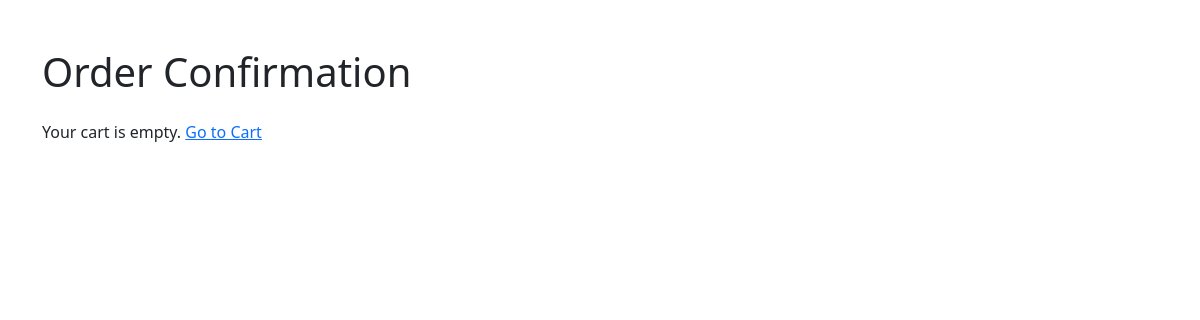
The app's page /buy/ (signed in), older data.
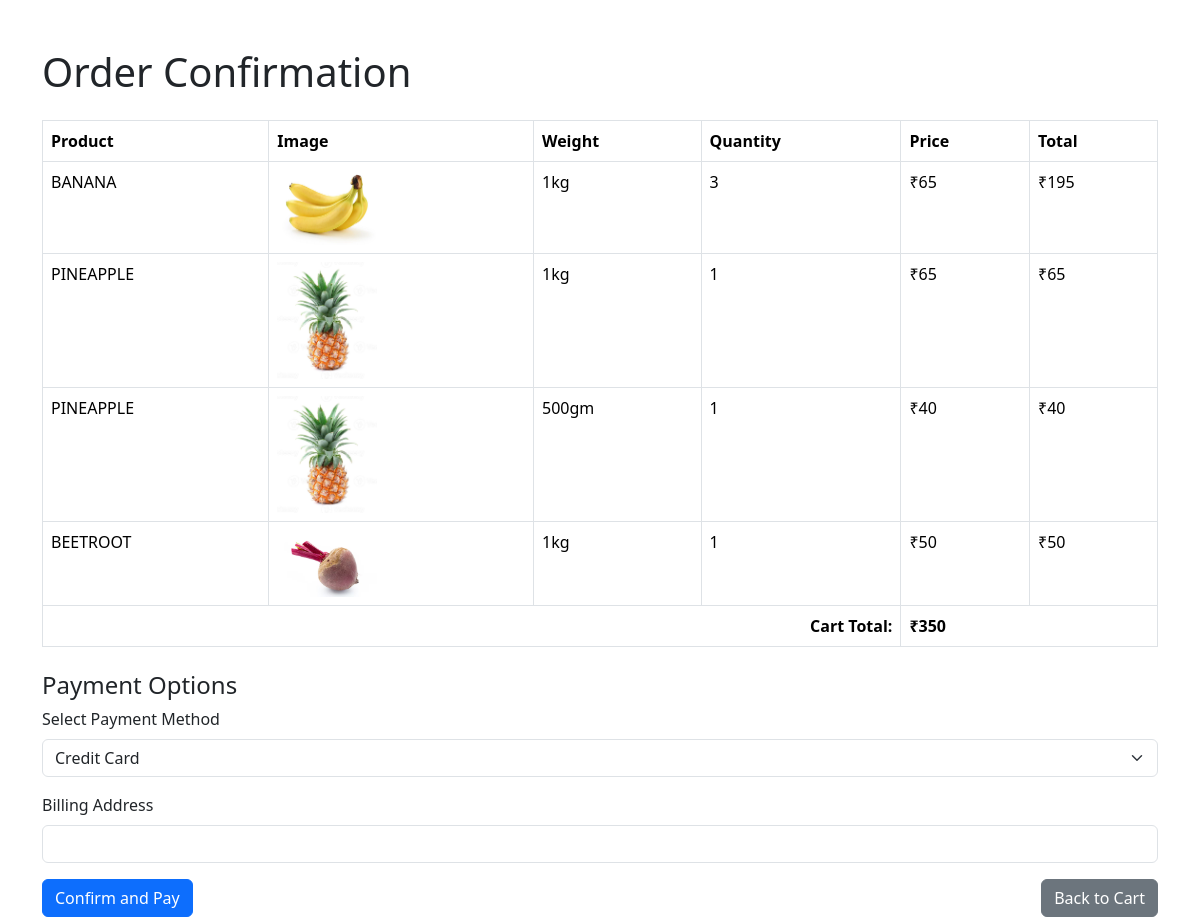
The same page, newer data.
### app/models.py (models this page shows)
class Product(models.Model):
     pid=models.TextField()
     name=models.TextField()
     disc=models.TextField()
     img=models.FileField()
     cat_id=models.ForeignKey(Category,on_delete=models.CASCADE)

class Weight(models.Model):
     product=models.ForeignKey(Product,on_delete=models.CASCADE)
     price=models.IntegerField()
     offer_price=models.IntegerField()
     product_weight=models.TextField()
     stock=models.IntegerField()

### app/views.py (the view)
# urls.py: path('buy/', views.buy, name='buy'),
def buy(req):
    cart = Cart.objects.filter(user=req.user)
    cart_items = [
        {
            'product': item.product,
            'product_id': item.product.id,
            'weight': item.weight,
            'weight_id': item.weight.id,
            'qty': item.qty,
            'price': item.weight.offer_price,
            'total': item.weight.offer_price * item.qty,
        }
        for item in cart
    ]
    cart_total = sum(item['total'] for item in cart_items)
    return render(req, 'user/buy.html',{'cart':cart_items,'cart_total': cart_total,})

### templates/user/buy.html (shortened to what this page needs)
<!DOCTYPE html>
<html lang="en">
<head>
    <link href="https://cdn.jsdelivr.net/npm/bootstrap@5.3.3/dist/css/bootstrap.min.css" rel="stylesheet">
</head>
<body>
    <div class="container mt-5">
        <h1 class="mb-4">Order Confirmation</h1>
        {% if cart %}
            <table class="table table-bordered">
                <thead>
                    <tr>
                        <th>Product</th>
                        <th>Image</th>
                        <th>Weight</th>
                        <th>Quantity</th>
                        <th>Price</th>
                        <th>Total</th>
                    </tr>
                </thead>
                <tbody>
                    {% for item in cart %}
                    <tr>
                        <td>{{ item.product.name }}</td>
                        <td><img src="{{ item.product.img.url }}"></td>
                        <td>{{ item.weight.product_weight }}</td>
                        <td>{{ item.qty }}</td>
                        <td>₹{{ item.price }}</td>
                        <td>₹{{ item.total }}</td>
                    </tr>
                    {% endfor %}
                </tbody>
                <tfoot>
                        <tr>
                            <th colspan="4" class="text-end">Cart Total:</th>
                            <th colspan="2">₹{{ cart_total|default:0 }}</th>
                        </tr>
                </tfoot>
            </table>
            <div class="mt-4">
                <h4>Payment Options</h4>
                <form method="POST" action="pay">
                    <div class="mb-3">
                        <label for="payment_method" class="form-label">Select Payment Method</label>
                        <select class="form-select" id="payment_method" name="payment_method" required>
                            <option value="credit_card">Credit Card</option>
                        </select>
                    </div>
                    <div class="mb-3">
                        <label for="billing_address" class="form-label">Billing Address</label>
                        <input type="text" class="form-control" id="billing_address" name="billing_address" required>
                    </div>
                    <div class="d-flex justify-content-between">
                        <button type="submit" class="btn btn-primary">Confirm and Pay</button>
                        <a href="{% url 'cart_page' %}" class="btn btn-secondary">Back to Cart</a>
                    </div>
                </form>
            </div>
        {% else %}
            <p>Your cart is empty. <a href="{% url 'cart_page' %}">Go to Cart</a></p>
        {% endif %}
    </div>
</body>
</html>

### templates/user/buy.html (style rules this page uses)
table img { width: 100px; height: auto; object-fit: contain; }

Row changes from the older to the newer data that the page shows:
added Product: product.name "BANANA", product.img (picture), weight.product_weight "1kg", qty "3", price "65", total "195"
added Product: product.name "PINEAPPLE", product.img (picture), weight.product_weight "1kg", qty "1", price "65", total "65", weight.product_weight "500gm", price "40", total "40"
added Product: product.name "BEETROOT", product.img (picture), weight.product_weight "1kg", qty "1", price "50", total "50"
Text that changed along with them:
{{ cart_total|default:0 }}: (not shown) → "350"
form field payment_method: (not shown) → "Credit Card"
text no longer shown: "Your cart is empty. Go to Cart"
text now shown: "Product Image Weight Quantity Price Total Cart Total: ₹ Payment Options Select Payment Method Billing Address Confirm and Pay Back to Cart"
